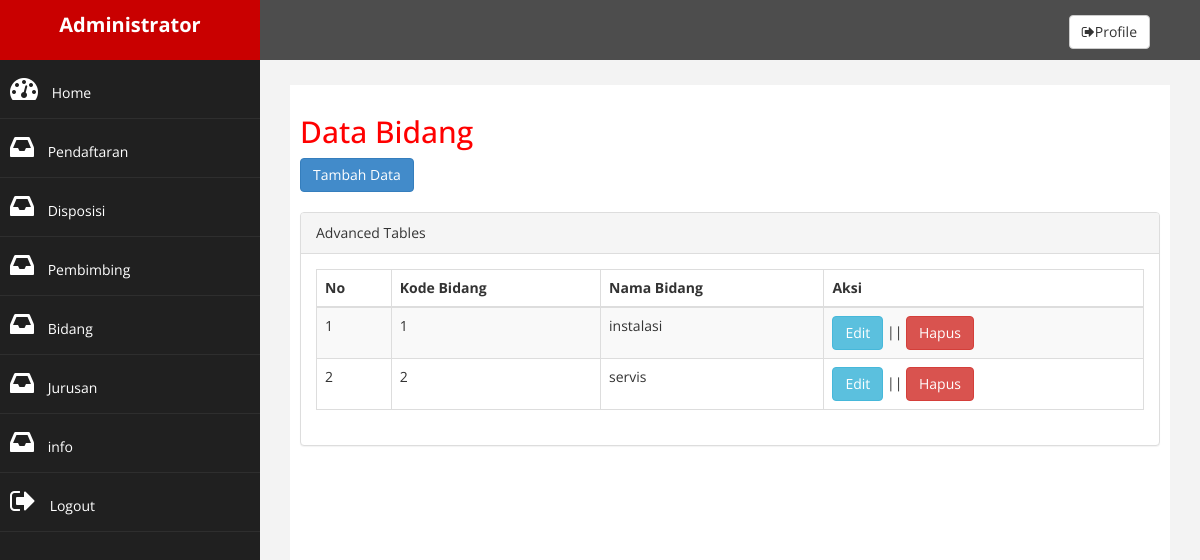
Screenshot of /admin/index.php?halaman=bidang (signed in) with the database file from the repository.
### tables this page shows
CREATE TABLE `bidang` (
  `id_bidang` int(11) NOT NULL,
  `nama_bidang` varchar(50) NOT NULL
);

### admin/bidang.php (the view)
<h2>Data Bidang</h2>
<a href="index.php?halaman=tambahbidang" class="btn btn-primary">Tambah Data</a> <br><br>
<div class="panel panel-default">
	<div class="panel-heading">
		Advanced Tables
	</div>
	<div class="panel-body">
		<div class="table-responsive">
			<table class="table table-bordered table-hover table-striped" id="datatables">
				<thead>
					<tr>
						<th>No</th>
						<th>Kode Bidang</th>
						<th>Nama Bidang</th>
						<th>Aksi</th>
					</tr>
				</thead>
				<tbody>
					<?php $nomor=1; ?>
					<?php $ambil=$koneksi->query("SELECT * FROM bidang"); ?>
					<?php while ($pecah = $ambil->fetch_assoc()){ ?>
					<tr>
						<td><?php echo $nomor; ?></td>
						<td><?php echo $pecah['id_bidang']; ?></td>
						<td><?php echo $pecah['nama_bidang']; ?></td>
						<td>
							<a href="index.php?halaman=editbidang&id=<?php echo $pecah['id_bidang']; ?>" class="btn btn-info">Edit</a> ||
							<a href="index.php?halaman=hapusbidang&id=<?php echo $pecah['id_bidang']; ?>" class="btn btn-danger">Hapus</a>
						</td>
					</tr>
					<?php $nomor++; ?>
					<?php } ?>
				</tbody>
			</table>
		</div>
	</div>
</div>

### admin/assets2/css/custom.css (style rules this page uses)
body { font-family: 'Open Sans', sans-serif; }
h2 { color: #f00; }

### rows the page displays
bidang: id_bidang "1", nama_bidang "instalasi"
bidang: id_bidang "2", nama_bidang "servis"
